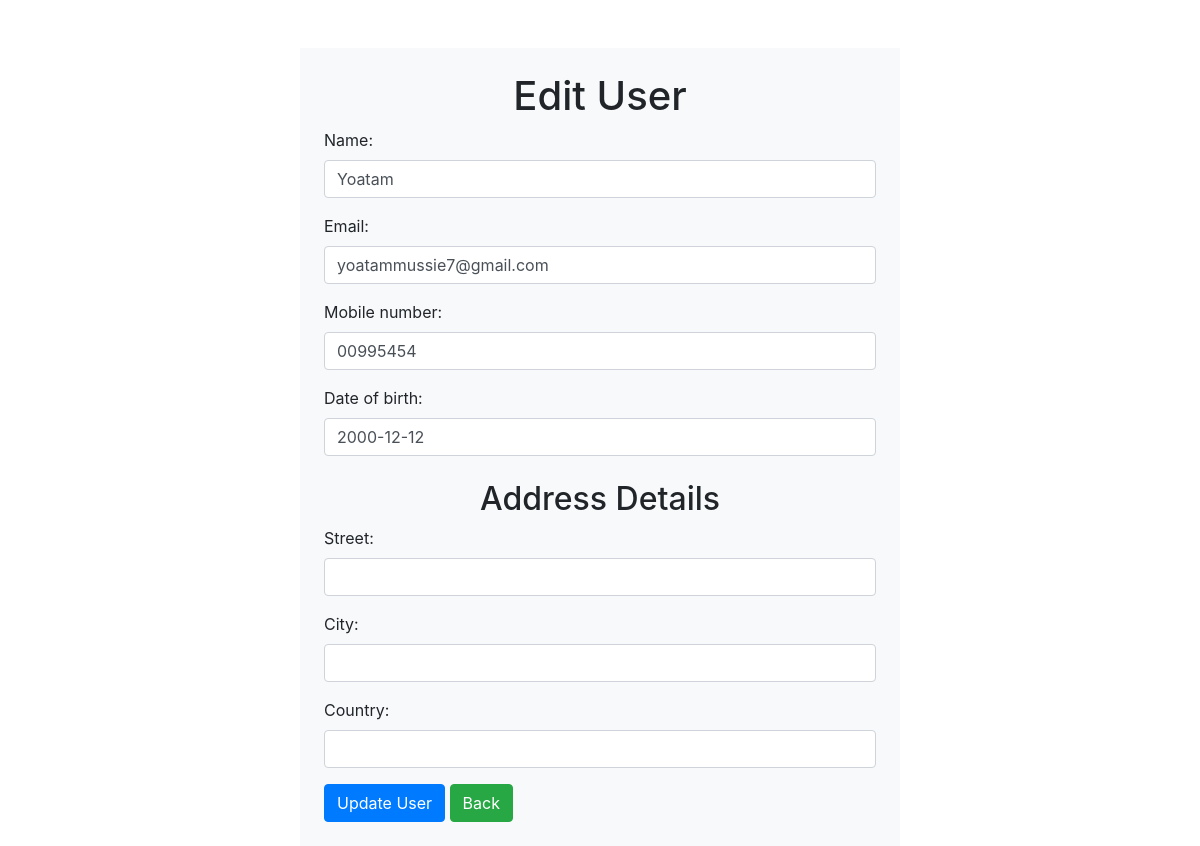
The app's page /Edit/5 with its own data.
### crud/models.py (models this page shows, shortened)
class User(models.Model):
    name=models.CharField(max_length=30)
    email=models.EmailField(unique=True)
    mobile_number = models.CharField(max_length=15)
    date_of_birth = models.DateField()

### crud/views.py (the view)
# urls.py: path('Edit/<id>', views.EditUser),
def EditUser(request,id=None):
    one_rec=User.objects.get(pk=id)
    form=UserForm(request.POST or None,request.FILES or None, instance=one_rec)
    if form.is_valid():
        form.save()
        return redirect('/')
    mydict= {'form':form}
    return render(request,'Edit.html',context=mydict)

### crud/forms.py
class UserForm(forms.ModelForm):
    class Meta:
        model=User
        fields =('name','email','mobile_number','date_of_birth')
    def __init__(self, *args, **kwargs):
        super(UserForm, self).__init__(*args, **kwargs)
        for visible in self.visible_fields():
            visible.field.widget.attrs['class'] = 'form-control'

### crud/templates/Edit.html (shortened to what this page needs)
<!DOCTYPE html>
<html lang="en">
<head>
    <link rel="stylesheet" href="https://cdn.jsdelivr.net/npm/bootstrap@4.6.1/dist/css/bootstrap.min.css">
</head>
<body>
<div class="w-50 mx-auto mt-5 p-4 bg-light">
<h1 class="text-center"> Edit User </h1>
    <form method="post" enctype="multipart/form-data">
        {{form.as_p}}
         <h2 class="text-center mt-4">Address Details</h2>
         <div class="form-group">
             <label for="id_street">Street:</label>
             <input type="text" class="form-control" id="id_street" name="street">
         </div>
         <div class="form-group">
             <label for="id_city">City:</label>
             <input type="text" class="form-control" id="id_city" name="city">
         </div>
         <div class="form-group">
             <label for="id_state">Country:</label>
             <input type="text" class="form-control" id="id_state" name="state">
         </div>
        <button type="submit" class="btn btn-primary">Update User</button>
        <a href="/" class="btn btn-success"> Back</a>
    </form>
</div>
</body>
</html>

### records on screen
User: name "Yoatam", email "yoatammussie7@gmail.com", mobile_number "00995454", date_of_birth "2000-12-12"
